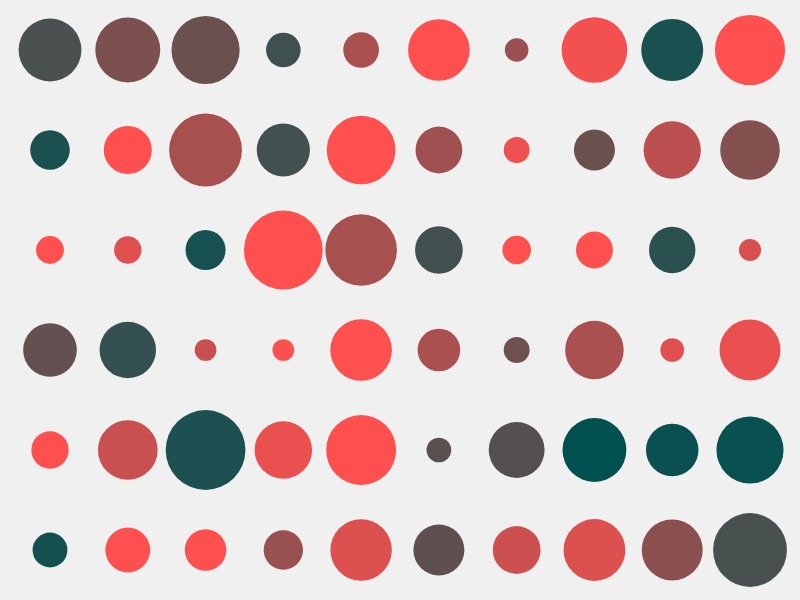
Frame 1 (no input)
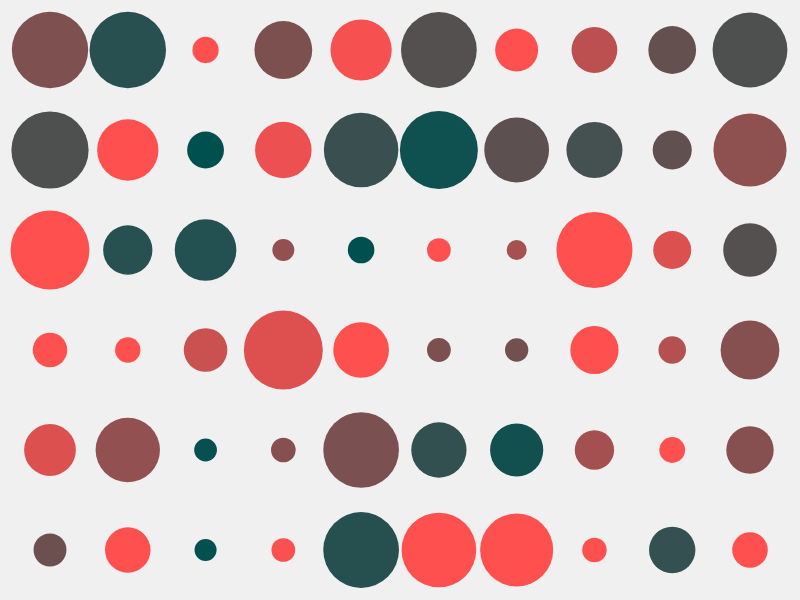
Frame 2 (the mouse pressed at the canvas centre, redrawn once)

The p5.js sketch that drew these frames (run headless with seeded random() and noise() and a simulated clock; the mouse was pressed at the canvas centre and the sketch redrawn once):

// p5.js sketch
// ── sketch.js
let numX, numY;
let circleSizeRange;

function setup() {
  createCanvas(800, 600);
  background(240);
  noStroke();

  numX = 10; // Number of circles horizontally
  numY = 6;  // Number of circles vertically
  circleSizeRange = { min: 20, max: 80 }; // Range for circle sizes
}

function draw() {
  background(240); // Clear background

  for (let y = 0; y < numY; y++) {
    for (let x = 0; x < numX; x++) {
      let posX = map(x, 0, numX - 1, 50, width - 50); // Map x position within canvas
      let posY = map(y, 0, numY - 1, 50, height - 50); // Map y position within canvas

      let circleSize = random(circleSizeRange.min, circleSizeRange.max); // Random size for circle
      let colorHue = random(0, 360); // Random hue value for color

      fill(colorHue, 80, 80); // Set fill color with random hue
      ellipse(posX, posY, circleSize, circleSize); // Draw circle at calculated position
    }
  }

  noLoop(); // Stop draw loop after one iteration
}

function mousePressed() {
  loop(); // Restart draw loop on mouse press
}
